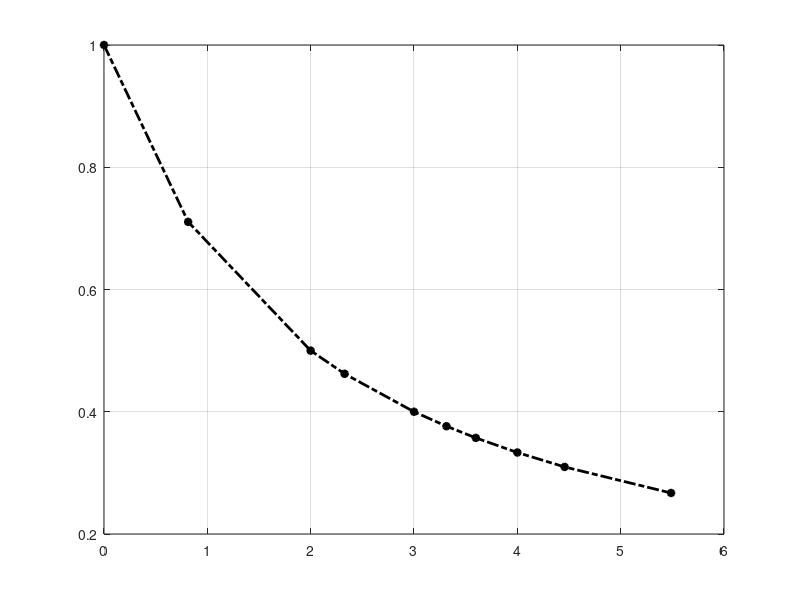

The MATLAB script that drew this image: (Note: this script raises an error after producing the figure.)
clear all;
close all;
% universal filter design - with a given continuous frequency response
% function of a variable, frequency, we want to design the filter
% coefficients.

% in this script, we will conduct a experiment to denoise the edge flow
% by designing the filter to behave like the regularization denoising
% solution

%% build the topology, i.e., B1 and B2 incidence matrix
b1 = [-1 -1 -1 0 0 0 0 0 0 0;...
    1 0 0 -1 0 0 0 0 0 0 ;...
    0 1 0 1 -1 -1 0 0 0 0;...
    0 0 1 0 1 0 -1 0 0 0 ;...
    0 0 0 0 0 0 1 -1 -1 0;...
    0 0 0 0 0 1 0 1 0 -1;...
    0 0 0 0 0 0 0 0 1 1];

b2 = zeros(10,3);
b2(1,1) = 1; b2(2,1) = -1; b2(4,1) = 1;
b2(2,2) = 1; b2(3,2) = -1; b2(5,2) = 1;
b2(8,3) = 1; b2(9,3) = -1; b2(10,3) = 1;

% build hodge laplacian matrix
Le = b1'*b1; L1u = b2*b2'; L1 = Le + L1u;

% eigendecomposition of laplacians
[u1l ~]  = eig(Le); eig_Le = eig(Le);
[u1 ~]= eig(L1); eig_L1 = eig(L1);
[u1u ~]= eig(b2*b2'); eig_L1u = eig(L1u);
[u1h ~] = eig([u1l(:,1:4), u1u(:,1:7)]*[u1l(:,1:4), u1u(:,1:7)]')

% generate an edge from the spectral domain which has all components with 1
% only at the zero frequencies, but zeros at the divergence and curl
% frequencies
f0 = u1 * [1;zeros(9,1)];
f0_tilde = u1' * f0; % perform fourier transform
norm_f0 = norm(f0)
% add some noise for robustness
noise = randn(10,1);
f = f0 + 1*noise;
f_tilde = u1' * f; % perform fourier transform
n_tilde = u1' * noise
err_ori = norm(f-f0)/norm(f0)

% the smallest that theoretically one can achieve
err_bound = norm(u1*([1;zeros(9,1)].*u1'*f) - f0)/norm(f0)

%% give the frequency response requirement
% build the frequency response requirement in continuous domain
% defined in the end of the script

%% perfrom the denoising by regularization solution
mu = [1e-2, 5e-2, 1e-1, 2.5e-1, 5e-1, 1, 2.5, 5, 10, 25, 50, 100]';
mu = 0.5
I = eye(size(L1));
A_lg = abs(b1'*b1-2*I);
L_lg = diag(A_lg) - A_lg;
for i = 1:length(mu)  % the larger the mu is, the better the denoising performance 
    H_rgl = inv(I+mu(i)*L1);
    H_rgl_freq = diag(u1'*H_rgl*u1);
    f_est_r = H_rgl*f;
    err_r(i) = norm(f_est_r-f0)/norm(f0);

    % line graph method
    H_lg = inv(I+mu(i)*L_lg);
    f_est_lg = H_lg*f;
    err_lg(i) = norm(f_est_lg-f0)/norm(f0);
end
%% make the plot of the desired filter frequency response
figure;
plot(eig_L1,H_rgl_freq,'k-.*','LineWidth',2); hold on;
grid on;
%% universal filter design
% first, we use fast algorithm to obtain the smallest and largest eigenvalues
% power iteration algorithm
v = ones(size(L1,1),1);
for k = 1:50
    v = L1*v;
    v = v/norm(v);
end

lambda_max = mean((L1*v)./v);
lambda_min = 0; % this is a doubt, does all hodge laplacian has a 0 eigenvalue?
% otherwise, the smallest eigenvalue can be found by inverse power
% iteration, but which takes a cubic order complexity again, not fast at
% all

% uniformly sample certain number of values from the eigenvalue interval
N = 10; % the number of samples

% eig_sampled = lambda_min + (lambda_max-lambda_min).*rand(N-2,1);
% % to make sure the smallest and largest eigenvalues are included in the
% % sampled eigenvalues
% eig_sampled = [lambda_min;eig_sampled;lambda_max];

% should we do uniform sampling or grid?
eig_sampled = [linspace(lambda_min,lambda_max,N)]';

% filter design
g = zeros(N,1);
A = [];
A_true = [];
L = 1:12; % filter lengths
h_coeff = [];
% to learn the regularization filter with topological filter 
for i = 1:N
    % generate the frequency response requirement vector
    g(i) = freq_response(eig_sampled(i));
end

g_true = 1./(1+mu.*eig_L1); % the true frequency response discrete 

% to remove the noise by topological filter to preserve the harmonic
% component, because in this situation we assume the ground truth flow have
% the small divergence and curl, Thus we design the topological filter
% universally from the simplicial domain and give the frequency response at
% 0 frequency to be 1 and 0 at the rest
% for i = 1:N
%     if eig_sampled(i) == 0 
%         g(i) = 1;
%     else
%         g(i) = 0;
%     end
% end


for l = L
    % build the system matrix
    A = [A, eig_sampled.^(l-1)];
    A_true = [A_true, eig_L1.^(l-1)];
    % solve the system equations by least squares solutions to obtain the
    % filter coefficients
    h_coeff = pinv(A)*g;
    h_coeff_true = pinv(A_true)*g_true;
    % build the topological filters
    H = zeros(size(L1));
    for i = 1:l
        H = H + h_coeff(i)*L1^(i-1);
    end
    
    H_true = zeros(size(L1));
    for i = 1:l 
        H_true = H_true + h_coeff_true(i)*L1^(i-1);
    end
    % perform the denoising
    f_est_tf = H * f;
    % compute the error
    err_tf(:,l) = norm(f_est_tf-f0)/norm(f0);
    % compare the frequency response designed with the given or the filter
    % comparison with the given filter
    err_filter(:,l) = norm(H - H_rgl); 
    err_filter_true(:,l) = norm(H-H_true);
    % the frequency response of the designed filter
    H_freq = diag(u1'*H*u1);
    if l==4 %l == 2 || l == 4 
        stem(eig_L1,H_freq,'-.d','lineWidth',2, 'MarkerSize',12); hold on;
    end
end
%%
xlabel('frequency ')
%ylabel('Filter frequency response')
set(gca,'fontsize',14)
legend('Desired filter','Grid design with L = 2',...
    'Grid design with L = 4')
xlim([0,6])
%% make some plots to show the errors
figure; % the Frobenius norm of the filters given and designed
plot(L,err_filter,'o-','LineWidth',2);
xlabel('Filter length (L)')
ylabel('$$ ||\mathbf{H}-\mathbf{G}||_F $$','Interpreter','latex')
title('Filter approximation by universal design')
grid on;
set(gca,'fontsize',12)
xlim([1 10])

figure;
plot(L,err_tf,'o-','LineWidth',2);
hold on;
plot(L,repmat(err_r,size(err_tf)),'*-','LineWidth',2);
legend('Topological filter','Regularization method')
xlabel('Filter length (L)')
ylabel('Normalized RMSE')
title('Denoising performance')
grid on;
set(gca,'fontsize',12)
xlim([1 10])

%% topological filter but designed in the spectral domain
A = []; % the system matrix to be updated
err_tf1 = [];
H_fr = [];
H_fr_leak = [];
a = [1;zeros(length(f0)-1,1)];
for l = L
    % build the system matrix
    A = [A, eig_L1.^(l-1)];
    h = pinv(A)*a;
    H = zeros(size(L1));
    % build the topological filters
    for i = 1:l
        H = H + h(i) * L1^(i-1);
    end
    % filtering process
    f_est = H * f;
    % compute the error % remember to change the exact component variable
    err_tf1(l) = norm(f_est - f0)/norm(f0);
    H_freq1 = diag(u1'*H*u1);
%     % check the filter frequency response
%     H_fr(:,L+1) = diag(u1' * H * u1);
%     % calculate the frequency leak
%     H_fr_leak(L+1) = norm(H_fr(:,L+1).* not(a));
end

%% plot the denoising performance
figure;
subplot(2,1,1);
plot(L,err_tf,'o-','LineWidth',2);
hold on;
plot(L,err_tf1,'o-','LineWidth',2);
xlabel('Filter length (L)')
ylabel('Normalized RMSE')
title('Topological filter method')
legend('Universal design','Spectral domain design')
grid on;
set(gca,'fontsize',12)
xlim([1 12])
ylim([0 1])

subplot(2,1,2);
plot(mu,err_r,'*-','LineWidth',2);
hold on;
plot(mu,err_lg,'*-','LineWidth',2);
title('Regularization method')
xlabel('Regularization weight \mu')
ylabel('Normalized RMSE')
legend('Hodge Laplacian rgl','Line-graph Laplacian rlg')
set(gca, 'XScale', 'log')
grid on;
set(gca,'fontsize',12)
xlim([min(mu) max(mu)])
ylim([0 3])
%% functions
function g = freq_response(x)
mu = 0.5
g = 1/(1+mu*x);
end
